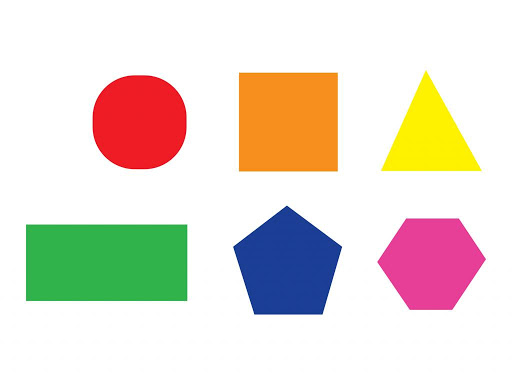
#> input picture data/shapes.jpg, 512 x 385 px
$ python geometric_shapes_contours.py
#> lines starting #> are read from the running program, lines starting #| are printed output that depends on the picture; after the words box and inside, x2 and y2 are one past the last pixel; in counts of white or black regions, pixels touching at a corner belong together; long printed decimals are rounded
import numpy as np
import cv2

img = cv2.imread('data/shapes.jpg')
#> img is the input picture: shape (385, 512, 3); mean B, G, R 209.6, 220.8, 230.3
imgGray = cv2.cvtColor(img, cv2.COLOR_BGR2GRAY)
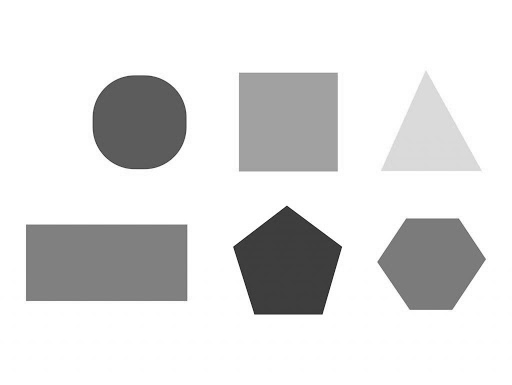
#> imgGray: shape (385, 512); min 28, max 255, mean 222.3

_, thresh = cv2.threshold(imgGray, 240, 255, cv2.THRESH_BINARY)
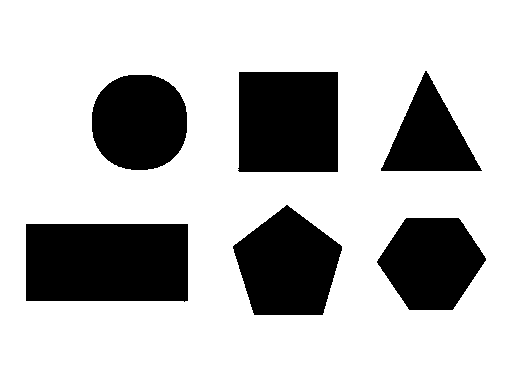
#> thresh: shape (385, 512); 74.3% white; 6 black regions
contours, _ = cv2.findContours(thresh, cv2.RETR_TREE, cv2.CHAIN_APPROX_NONE)
#> contours = 7 contours; box (x1, y1, x2, y2) and area: (0, 0, 512, 385) 196224, (25, 223, 189, 303) 12713, (237, 71, 339, 173) 10100, (232, 204, 343, 316) 8554, (91, 74, 188, 171) 7568, (376, 217, 487, 311) 7388, (380, 70, 483, 172) 5286

for contour in contours:
    approx = cv2.approxPolyDP(contour, 0.01*cv2.arcLength(contour, True), True)
    cv2.drawContours(img, [approx], 0, (0,0,0), 5)
    x, y = approx.ravel()[0], approx.ravel()[1]-10

    if len(approx)==3:
        cv2.putText(img, 'Triangle', (x, y), cv2.FONT_HERSHEY_COMPLEX, 0.5, (0, 0, 0))
    elif len(approx)==4:
        x1, y1, w, h= cv2.boundingRect(approx)
        aspectRatio = float(w)/h
        print(aspectRatio)
        if aspectRatio >= 0.95 and aspectRatio <= 1.05:
            cv2.putText(img, 'Square', (x, y), cv2.FONT_HERSHEY_COMPLEX, 0.5, (0, 0, 0))
        else:
            cv2.putText(img, 'Rectangle', (x, y), cv2.FONT_HERSHEY_COMPLEX, 0.5, (0, 0, 0))
    elif len(approx)==5:
        cv2.putText(img, 'Pentagon', (x, y), cv2.FONT_HERSHEY_COMPLEX, 0.5, (0, 0, 0))
    elif len(approx)==6:
        cv2.putText(img, 'Hectagon', (x, y), cv2.FONT_HERSHEY_COMPLEX, 0.5, (0, 0, 0))
    else:
        cv2.putText(img, 'Circle', (x, y), cv2.FONT_HERSHEY_COMPLEX, 0.5, (0, 0, 0))
#> this loop made 7 passes
#> (approx, x, y, x1, y1, w, h, aspectRatio) on passes 1, 2, 6: ([[0, 0], [0, 384], [511, 384], [511, 0]], 0, -10, 0, 0, 512, 385, 1.33), ([[25, 224], [187, 223], [188, 300], [26, 301]], 25, 214, 25, 223, 164, 79, 2.08), ([[238, 72], [337, 71], [338, 171], [239, 172]], 238, 62, 238, 71, 101, 102, 0.99)
#> (x, y) on passes 3 to 5: (406, 207), (286, 194), (120, 66)
#| 1.330
#| 2.076
#| 0.9902
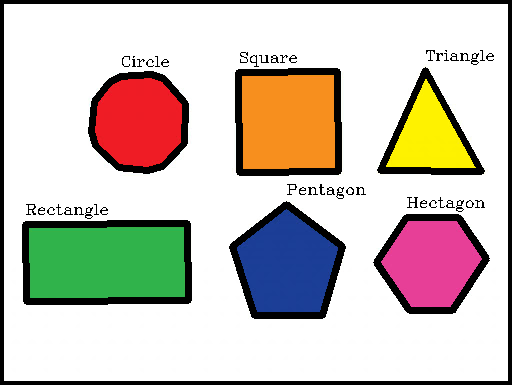
#> img: shape (385, 512, 3); 11.91% of pixels changed, all inside (x1, y1, x2, y2) = (0, 0, 512, 385)


cv2.imshow('shapes', img)

cv2.waitKey(0)
cv2.destroyAllWindows()

$ run again, with data/HappyFish.jpg copied over data/shapes.jpg
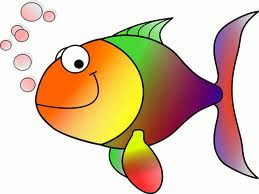
#> input picture data/HappyFish.jpg, 259 x 194 px
#> img is the input picture: shape (194, 259, 3); mean B, G, R 170.8, 196.4, 219.3
#> `_, thresh = cv2.threshold(imgGray, 240, 255, cv2.THRESH_BINARY)`:
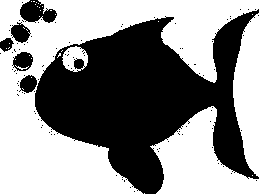
#> thresh: shape (194, 259); 55.1% white; 99 black regions (93 under 20 px)
#> contours = 191 contours, 183 with area under 20; largest, box (x1, y1, x2, y2) and area: (0, 0, 259, 194) 19597, (150, 106, 259, 194) 4792, (233, 13, 259, 177) 2840, (62, 46, 88, 72) 478, (12, 51, 34, 72) 324, (10, 21, 31, 44) 298, (19, 74, 38, 94) 251, (73, 58, 85, 70) 100
#> the loop `for contour in contours:` made 191 passes
#> (approx, x, y, x1, y1) on passes 4 to 9: ([[255, 180], [256, 179], [257, 180], [256, 181]], 255, 170, 255, 179), ([[247, 178], [248, 177], [249, 178], [248, 179]], 247, 168, 247, 177), ([[230, 173], [231, 172], [232, 173], [231, 174]], 230, 163, 230, 172), ([[233, 172], [234, 171], [235, 172], [234, 173]], 233, 162, 233, 171), ([[231, 171], [232, 170], [233, 171], [232, 172]], 231, 161, 231, 170), ([[222, 166], [223, 165], [224, 166], [223, 167]], 222, 156, 222, 165)
#> (printed output is left out)
#> after the loop `for contour in contours:`:
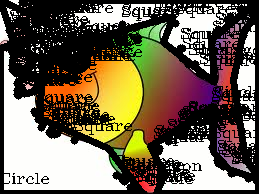
#> img: shape (194, 259, 3); mean B, G, R 83.9, 101.5, 112.9
